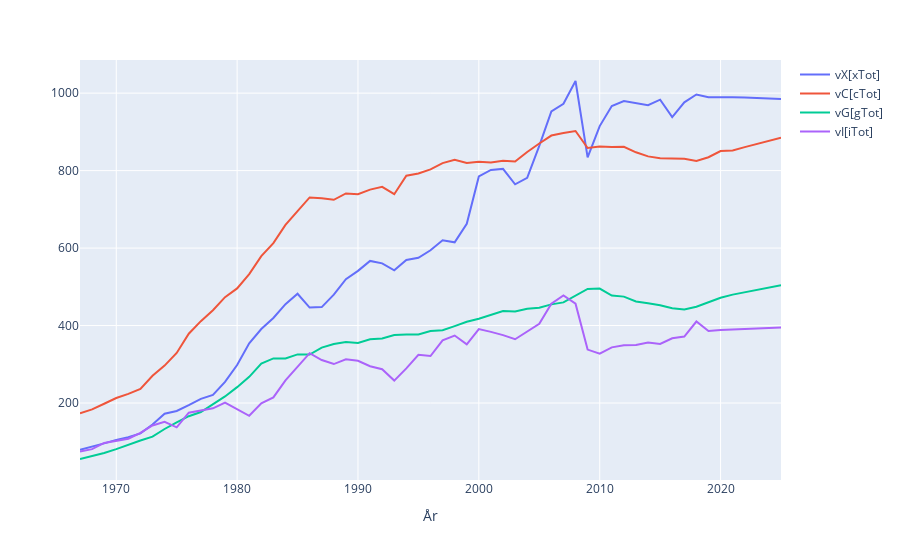

The code cell stored with this chart in its notebook:
### Markdown cell above
Let's try plotting a few national income variables:

### Code cell
plot([s.vX, s.vC, s.vG, s.vI])
